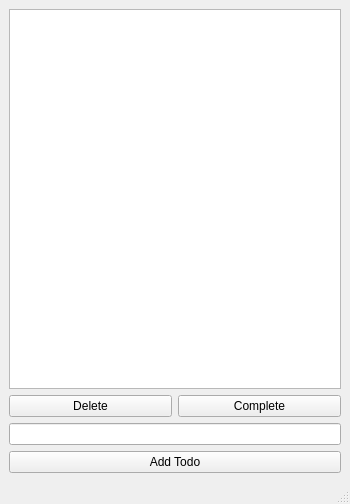
<?xml version="1.0" encoding="UTF-8"?>
<ui version="4.0">
 <class>MainWindow</class>
 <widget class="QMainWindow" name="MainWindow">
  <property name="geometry">
   <rect>
    <x>0</x>
    <y>0</y>
    <width>350</width>
    <height>504</height>
   </rect>
  </property>
  <property name="windowTitle">
   <string>TODO</string>
  </property>
  <widget class="QWidget" name="centralwidget">
   <layout class="QVBoxLayout" name="verticalLayout">
    <item>
     <widget class="QListView" name="todoView">
      <property name="styleSheet">
       <string notr="true">font: 12pt &quot;Segoe UI&quot;;</string>
      </property>
     </widget>
    </item>
    <item>
     <layout class="QHBoxLayout" name="horizontalLayout">
      <item>
       <widget class="QPushButton" name="deleteButton">
        <property name="text">
         <string>Delete</string>
        </property>
       </widget>
      </item>
      <item>
       <widget class="QPushButton" name="completeButton">
        <property name="text">
         <string>Complete</string>
        </property>
       </widget>
      </item>
     </layout>
    </item>
    <item>
     <widget class="QLineEdit" name="todoEdit"/>
    </item>
    <item>
     <widget class="QPushButton" name="addButton">
      <property name="text">
       <string>Add Todo</string>
      </property>
     </widget>
    </item>
   </layout>
  </widget>
  <widget class="QMenuBar" name="menubar">
   <property name="geometry">
    <rect>
     <x>0</x>
     <y>0</y>
     <width>350</width>
     <height>22</height>
    </rect>
   </property>
  </widget>
  <widget class="QStatusBar" name="statusbar"/>
 </widget>
 <resources/>
 <connections/>
</ui>
